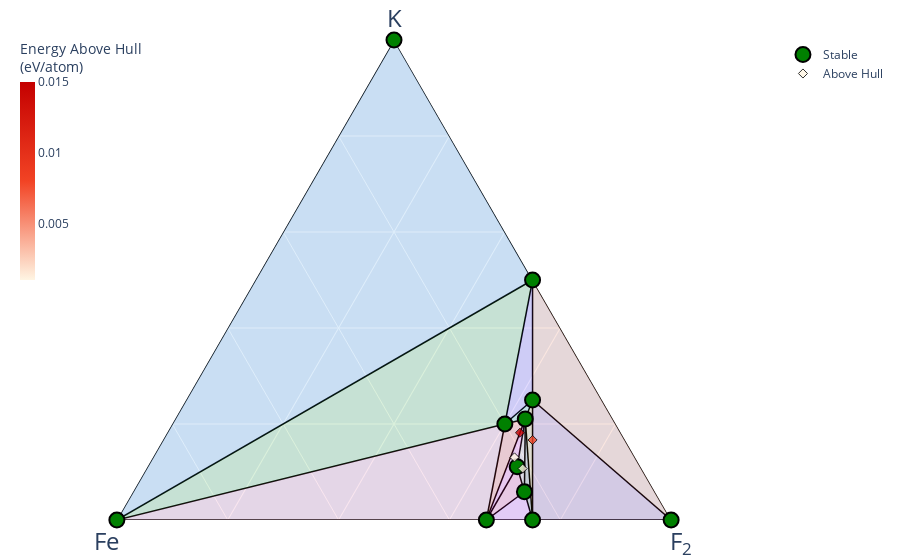

Write notebook code for a chart like this one.
### Code cell
x = pd_plotter.get_plot(pd_2, label_unstable = True)
decomp = pd_2.get_decomp_and_e_above_hull(entry10, allow_negative=True)
print(decomp)
pd_plotter.show()

### Figure 1 — Plotly figure (JSON) as saved in the notebook; plotly's stock layout.template omitted (floating-point values rounded to 4 significant figures)
{"data": [{"a": [1.0, 0, null, 1.0, 0, null, 0, 0.25, null, 0, 1.0, null, 2.0, 0, null, 0.25, 4.0, null, 0, 4.0, null, 0, 1, null, 0, 0, null, 1.0, 1.0, null, 1.0, 2.0, null, 1.0, 1, null, 2.0, 4.0, null, 0, 0, null, 0, 1.0, null, 0, 0.25, null, 0.25, 1.0, null, 0, 4.0, null, 0, 0, null, 0, 2.0, null, 1.0, 4.0, null, 1.0, 0, null, 1.0, 2.0, null, 1.0, 4.0, null], "b": [0, 0, null, 1.0, 1, null, 1.0, 1.0, null, 1.0, 1.0, null, 1.0, 0, null, 1.0, 3.0, null, 1.0, 3.0, null, 1, 0, null, 1.0, 0, null, 0, 1.0, null, 0, 1.0, null, 0, 0, null, 1.0, 3.0, null, 1.0, 1.0, null, 1.0, 2.0, null, 1.0, 1.0, null, 1.0, 2.0, null, 1.0, 3.0, null, 1.0, 1, null, 1.0, 1.0, null, 1.0, 3.0, null, 0, 1, null, 1.0, 1.0, null, 2.0, 3.0, null], "c": [1.0, 1, null, 3.0, 0, null, 2, 3.0, null, 2, 3.0, null, 5.0, 1, null, 3.0, 12.0, null, 2, 12.0, null, 0, 0, null, 3.0, 1, null, 1.0, 3.0, null, 1.0, 5.0, null, 1.0, 0, null, 5.0, 12.0, null, 2, 3.0, null, 2, 6.0, null, 3.0, 3.0, null, 3.0, 6.0, null, 3.0, 12.0, null, 2, 0, null, 3.0, 5.0, null, 3.0, 12.0, null, 1.0, 0, null, 3.0, 5.0, null, 6.0, 12.0, null], "hoverinfo": "none", "line": {"color": "black", "width": 1.5}, "mode": "lines", "showlegend": false, "type": "scatterternary"}, {"a": [1, 1.0, 0], "b": [0, 0, 1], "c": [0, 1.0, 0], "fill": "toself", "fillcolor": "#2E91E5", "hovertemplate": "<extra></extra>", "line": {"width": 0}, "mode": "lines", "name": "K—KF—Fe", "opacity": 0.15, "showlegend": false, "type": "scatterternary"}, {"a": [1.0, 0, 0], "b": [1.0, 1, 1.0], "c": [3.0, 0, 2], "fill": "toself", "fillcolor": "#E15F99", "hovertemplate": "<extra></extra>", "line": {"width": 0}, "mode": "lines", "name": "KFeF<sub>3</sub>—Fe—FeF<sub>2</sub>", "opacity": 0.15, "showlegend": false, "type": "scatterternary"}, {"a": [1.0, 1.0, 0], "b": [1.0, 0, 1], "c": [3.0, 1.0, 0], "fill": "toself", "fillcolor": "#1CA71C", "hovertemplate": "<extra></extra>", "line": {"width": 0}, "mode": "lines", "name": "KFeF<sub>3</sub>—KF—Fe", "opacity": 0.15, "showlegend": false, "type": "scatterternary"}, {"a": [4.0, 1.0, 0], "b": [3.0, 1.0, 1.0], "c": [12.0, 3.0, 2], "fill": "toself", "fillcolor": "#FB0D0D", "hovertemplate": "<extra></extra>", "line": {"width": 0}, "mode": "lines", "name": "K<sub>4</sub>Fe<sub>3</sub>F<sub>12</sub>—KFeF<sub>3</sub>—FeF<sub>2</sub>", "opacity": 0.15, "showlegend": false, "type": "scatterternary"}, {"a": [0.25, 0, 0], "b": [1.0, 1.0, 1.0], "c": [3.0, 2, 3.0], "fill": "toself", "fillcolor": "#DA16FF", "hovertemplate": "<extra></extra>", "line": {"width": 0}, "mode": "lines", "name": "K<sub>0.25</sub>Fe<sub>1</sub>F<sub>3</sub>—FeF<sub>2</sub>—FeF<sub>3</sub>", "opacity": 0.15, "showlegend": false, "type": "scatterternary"}, {"a": [0.25, 4.0, 0], "b": [1.0, 3.0, 1.0], "c": [3.0, 12.0, 3.0], "fill": "toself", "fillcolor": "#222A2A", "hovertemplate": "<extra></extra>", "line": {"width": 0}, "mode": "lines", "name": "K<sub>0.25</sub>Fe<sub>1</sub>F<sub>3</sub>—K<sub>4</sub>Fe<sub>3</sub>F<sub>12</sub>—FeF<sub>3</sub>", "opacity": 0.15, "showlegend": false, "type": "scatterternary"}, {"a": [2.0, 4.0, 0], "b": [1.0, 3.0, 1.0], "c": [5.0, 12.0, 3.0], "fill": "toself", "fillcolor": "#B68100", "hovertemplate": "<extra></extra>", "line": {"width": 0}, "mode": "lines", "name": "K<sub>2</sub>FeF<sub>5</sub>—K<sub>4</sub>Fe<sub>3</sub>F<sub>12</sub>—FeF<sub>3</sub>", "opacity": 0.15, "showlegend": false, "type": "scatterternary"}, {"a": [2.0, 0, 0], "b": [1.0, 1.0, 0], "c": [5.0, 3.0, 1], "fill": "toself", "fillcolor": "#750D86", "hovertemplate": "<extra></extra>", "line": {"width": 0}, "mode": "lines", "name": "K<sub>2</sub>FeF<sub>5</sub>—FeF<sub>3</sub>—F<sub>2</sub>", "opacity": 0.15, "showlegend": false, "type": "scatterternary"}, {"a": [2.0, 1.0, 0], "b": [1.0, 0, 0], "c": [5.0, 1.0, 1], "fill": "toself", "fillcolor": "#EB663B", "hovertemplate": "<extra></extra>", "line": {"width": 0}, "mode": "lines", "name": "K<sub>2</sub>FeF<sub>5</sub>—KF—F<sub>2</sub>", "opacity": 0.15, "showlegend": false, "type": "scatterternary"}, {"a": [2.0, 1.0, 1.0], "b": [1.0, 1.0, 0], "c": [5.0, 3.0, 1.0], "fill": "toself", "fillcolor": "#511CFB", "hovertemplate": "<extra></extra>", "line": {"width": 0}, "mode": "lines", "name": "K<sub>2</sub>FeF<sub>5</sub>—KFeF<sub>3</sub>—KF", "opacity": 0.15, "showlegend": false, "type": "scatterternary"}, {"a": [2.0, 4.0, 1.0], "b": [1.0, 3.0, 1.0], "c": [5.0, 12.0, 3.0], "fill": "toself", "fillcolor": "#00A08B", "hovertemplate": "<extra></extra>", "line": {"width": 0}, "mode": "lines", "name": "K<sub>2</sub>FeF<sub>5</sub>—K<sub>4</sub>Fe<sub>3</sub>F<sub>12</sub>—KFeF<sub>3</sub>", "opacity": 0.15, "showlegend": false, "type": "scatterternary"}, {"a": [1.0, 4.0, 0], "b": [2.0, 3.0, 1.0], "c": [6.0, 12.0, 2], "fill": "toself", "fillcolor": "#FB00D1", "hovertemplate": "<extra></extra>", "line": {"width": 0}, "mode": "lines", "name": "KFe<sub>2</sub>F<sub>6</sub>—K<sub>4</sub>Fe<sub>3</sub>F<sub>12</sub>—FeF<sub>2</sub>", "opacity": 0.15, "showlegend": false, "type": "scatterternary"}, {"a": [1.0, 0.25, 0], "b": [2.0, 1.0, 1.0], "c": [6.0, 3.0, 2], "fill": "toself", "fillcolor": "#FC0080", "hovertemplate": "<extra></extra>", "line": {"width": 0}, "mode": "lines", "name": "KFe<sub>2</sub>F<sub>6</sub>—K<sub>0.25</sub>Fe<sub>1</sub>F<sub>3</sub>—FeF<sub>2</sub>", "opacity": 0.15, "showlegend": false, "type": "scatterternary"}, {"a": [1.0, 0.25, 4.0], "b": [2.0, 1.0, 3.0], "c": [6.0, 3.0, 12.0], "fill": "toself", "fillcolor": "#B2828D", "hovertemplate": "<extra></extra>", "line": {"width": 0}, "mode": "lines", "name": "KFe<sub>2</sub>F<sub>6</sub>—K<sub>0.25</sub>Fe<sub>1</sub>F<sub>3</sub>—K<sub>4</sub>Fe<sub>3</sub>F<sub>12</sub>", "opacity": 0.15, "showlegend": false, "type": "scatterternary"}, {"a": [1.0, 0, 1.0, 0, 0, 0.25, 2.0, 4.0, 1, 0, 1.0], "b": [0, 0, 1.0, 1, 1.0, 1.0, 1.0, 3.0, 0, 1.0, 2.0], "c": [1.0, 1, 3.0, 0, 2, 3.0, 5.0, 12.0, 0, 3.0, 6.0], "cliponaxis": false, "hoverinfo": "text", "hoverlabel": {"font": {"size": 14}}, "hovertext": ["KF (no ID) <br> -2.924 eV/atom (Stable)", "F<sub>2</sub> (no ID) <br> 0.0 eV/atom (Stable)", "KFeF<sub>3</sub> (no ID) <br> -3.066 eV/atom (Stable)", "Fe (no ID) <br> 0.0 eV/atom (Stable)", "FeF<sub>2</sub> (no ID) <br> -3.007 eV/atom (Stable)", "K<sub>0.25</sub>Fe<sub>1</sub>F<sub>3</sub> (no ID) <br> -3.044 eV/atom (Stable)", "K<sub>2</sub>FeF<sub>5</sub> (no ID) <br> -3.105 eV/atom (Stable)", "K<sub>4</sub>Fe<sub>3</sub>F<sub>12</sub> (no ID) <br> -3.093 eV/atom (Stable)", "K (no ID) <br> 0.0 eV/atom (Stable)", "FeF<sub>3</sub> (no ID) <br> -3.025 eV/atom (Stable)", "KFe<sub>2</sub>F<sub>6</sub> (no ID) <br> -3.058 eV/atom (Stable)"], "marker": {"color": "green", "line": {"color": "black", "width": 2}, "size": 15, "symbol": "circle"}, "mode": "markers", "name": "Stable", "showlegend": true, "type": "scatterternary"}, {"a": [0.6, 1, 2.0, 3.0], "b": [1.0, 1.0, 2.0, 6.0], "c": [3.0, 4.0, 7.0, 19], "cliponaxis": false, "hoverinfo": "text", "hoverlabel": {"font": {"size": 14}}, "hovertext": ["K<sub>0.6</sub>Fe<sub>1</sub>F<sub>3</sub> (no ID) <br> -3.061 eV/atom (+0.001 eV/atom)", "KFeF<sub>4</sub> (no ID) <br> -3.07 eV/atom (+0.008 eV/atom)", "K<sub>2</sub>Fe<sub>2</sub>F<sub>7</sub> (no ID) <br> -3.066 eV/atom (+0.015 eV/atom)", "K<sub>3</sub>Fe<sub>6</sub>F<sub>19</sub> (no ID) <br> -3.058 eV/atom (+0.001 eV/atom)"], "marker": {"color": [0.001, 0.008, 0.015, 0.001], "colorbar": {"len": 0.5, "thickness": 0.02, "thicknessmode": "fraction", "title": {"text": "Energy Above Hull<br>(eV/atom)"}, "x": 0, "xpad": 0, "y": 1, "yanchor": "top", "ypad": 0}, "colorscale": [[0, "#fff5e3"], [0.5, "#f24324"], [1, "#c40000"]], "line": {"color": "black", "width": 1}, "opacity": 0.8, "size": 7, "symbol": "diamond"}, "mode": "markers", "name": "Above Hull", "showlegend": true, "type": "scatterternary"}], "layout": {"autosize": true, "coloraxis": {"colorbar": {"x": 1, "y": 0.05, "yanchor": "top"}}, "margin": {"b": 40, "l": 20, "r": 20, "t": 40}, "paper_bgcolor": "rgba(0,0,0,0)", "plot_bgcolor": "rgba(0,0,0,0)", "showlegend": true, "ternary": {"aaxis": {"layer": "below traces", "showgrid": true, "showticklabels": true, "tickfont": {"color": "rgba(0,0,0,0)", "size": 7}, "title": {"font": {"size": 24}, "text": "K"}}, "baxis": {"layer": "below traces", "min": 0, "showgrid": true, "showticklabels": true, "tickfont": {"color": "rgba(0,0,0,0)", "size": 7}, "title": {"font": {"size": 24}, "text": "Fe"}}, "caxis": {"layer": "below traces", "min": 0, "showgrid": true, "showticklabels": true, "tickfont": {"color": "rgba(0,0,0,0)", "size": 7}, "title": {"font": {"size": 24}, "text": "F<sub>2</sub>"}}, "sum": 1}}}
